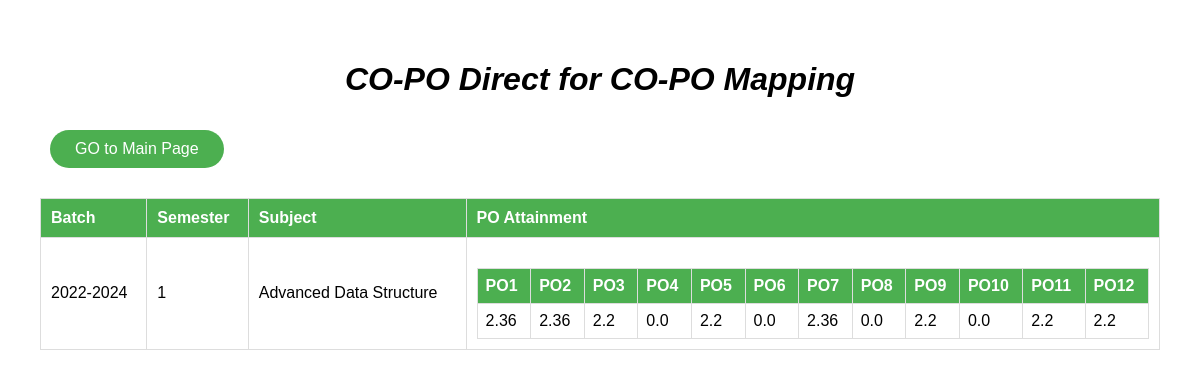
/result, run on an earlier commit of the app's database.
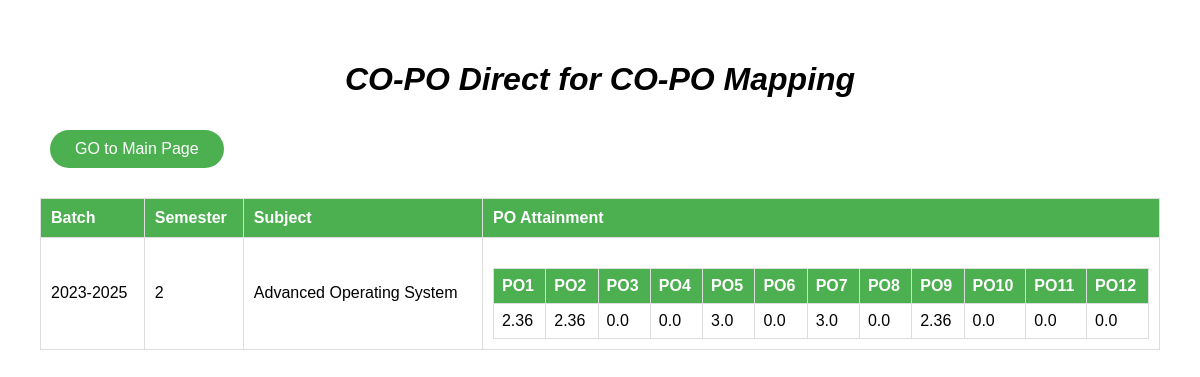
And on a later commit of the database.
### app.py (models this page shows)
class Submission(db.Model):
    id = db.Column(db.Integer, primary_key=True)
    batch = db.Column(db.String(10))
    semester = db.Column(db.String(10))
    subject = db.Column(db.String(50))
    matrix_data = db.Column(db.PickleType())

### app.py (the view)
@app.route('/result')
def result():
    submissions = Submission.query.all()
    return render_template('result.html', submissions=submissions)

### templates/result.html (shortened to what this page needs)
<!DOCTYPE html>
<html lang="en">
<head>
</head>
<body>
    <h1>CO-PO Direct for CO-PO Mapping</h1>
    <div id="button-frame">
        <button class="button" onclick="window.location.href='/form2'">GO to Main Page</button>
    </div>
    <table border="1">
        <tr>
            <th>Batch</th>
            <th>Semester</th>
            <th>Subject</th>
            <th>PO Attainment</th>
        </tr>
        {% for submission in submissions %}
            <tr>
                <td>{{ submission.batch }}</td>
                <td>{{ submission.semester }}</td>
                <td>{{ submission.subject }}</td>
                <td>
                    <table border="1">
                        <tr>
                            <th>PO1</th>
                            <th>PO2</th>
                            <th>PO3</th>
                            <th>PO4</th>
                            <th>PO5</th>
                            <th>PO6</th>
                            <th>PO7</th>
                            <th>PO8</th>
                            <th>PO9</th>
                            <th>PO10</th>
                            <th>PO11</th>
                            <th>PO12</th>
                        </tr>
                        <tr>
                            {% for i in range(12) %}
                                <td>{{ submission.matrix_data[0][i] }}</td>
                            {% endfor %}
                        </tr>
                    </table>
                </td>
            </tr>
        {% endfor %}
    </table>
</body>
</html>

What changed in the data, as far as the page shows it:
changed Submission: batch "2022-2024" → "2023-2025"; semester "1" → "2"; subject "Advanced Data Structure" → "Advanced Operating System"
Also different on the page:
new list line: "3.0"
new list line: "0.0"
list line gone: "2.2"
